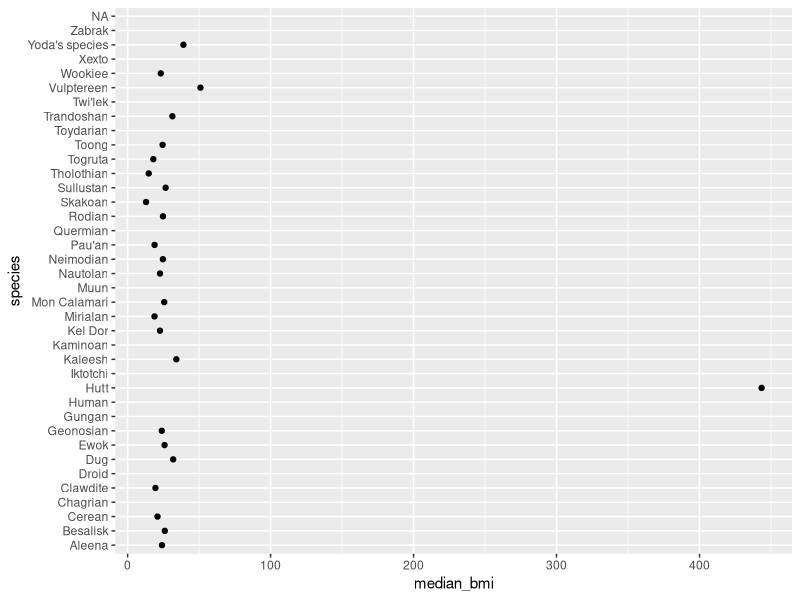

Generate this figure with R:
## ---- chunk 1
knitr::opts_chunk$set(echo = TRUE)
## ---- chunk 2
summary(cars)
## ---- chunk 3

library(tidyverse)

data("starwars")

starwars %>%
  select(name, mass, height, species) %>%
  mutate(name, bmi = mass / ((height / 100) ^ 2)) %>%
  group_by(species) %>%
  summarise(median_bmi = median(bmi)) %>%
  arrange(desc(median_bmi)) %>%
  # head(10) %>%
  ggplot(aes(median_bmi, species)) +
  geom_point()
